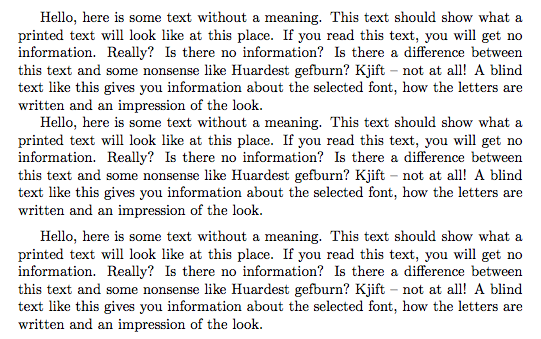
#> input picture images/text.png, 541 x 339 px
$ python -i line_seg.py   (imports and definitions only)
#> lines starting #> are read from the running program, lines starting #| are printed output that depends on the picture; after the words box and inside, x2 and y2 are one past the last pixel; in counts of white or black regions, pixels touching at a corner belong together
import numpy as np
import cv2
# [1 line not run here, left out]


def line_seg():
    im = cv2.imread('images/text.png')
#> im is the input picture: shape (339, 541, 3); mean B, G, R 228.1, 227.7, 228.1
    im = cv2.resize(im,None,fx=4,fy=4,interpolation=cv2.INTER_CUBIC)
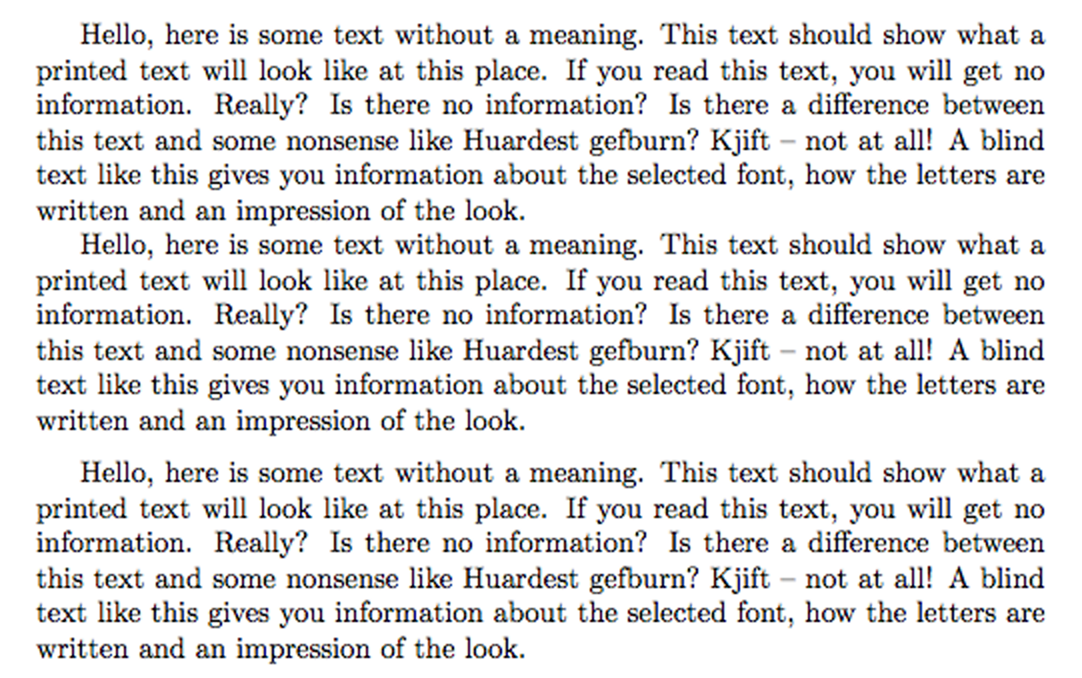
#> im: shape (1356, 2164, 3) (shown at 1/2 size); mean B, G, R 226.8, 226.4, 226.9
    height = im.shape[0]
#> height = 1356
    width = im.shape[1]
#> width = 2164
    imgray = cv2.cvtColor(im,cv2.COLOR_BGR2GRAY)
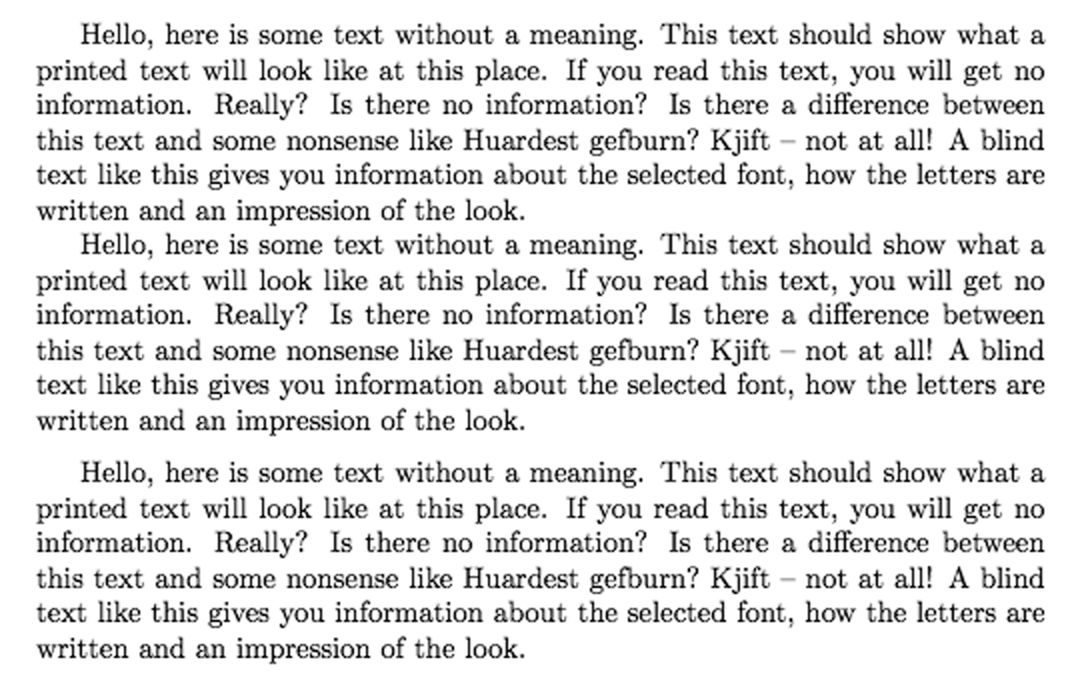
#> imgray: shape (1356, 2164) (shown at 1/2 size); min 0, max 255, mean 226.6
    thresh = cv2.threshold(imgray,0,255,cv2.THRESH_BINARY_INV+cv2.THRESH_OTSU)[1]
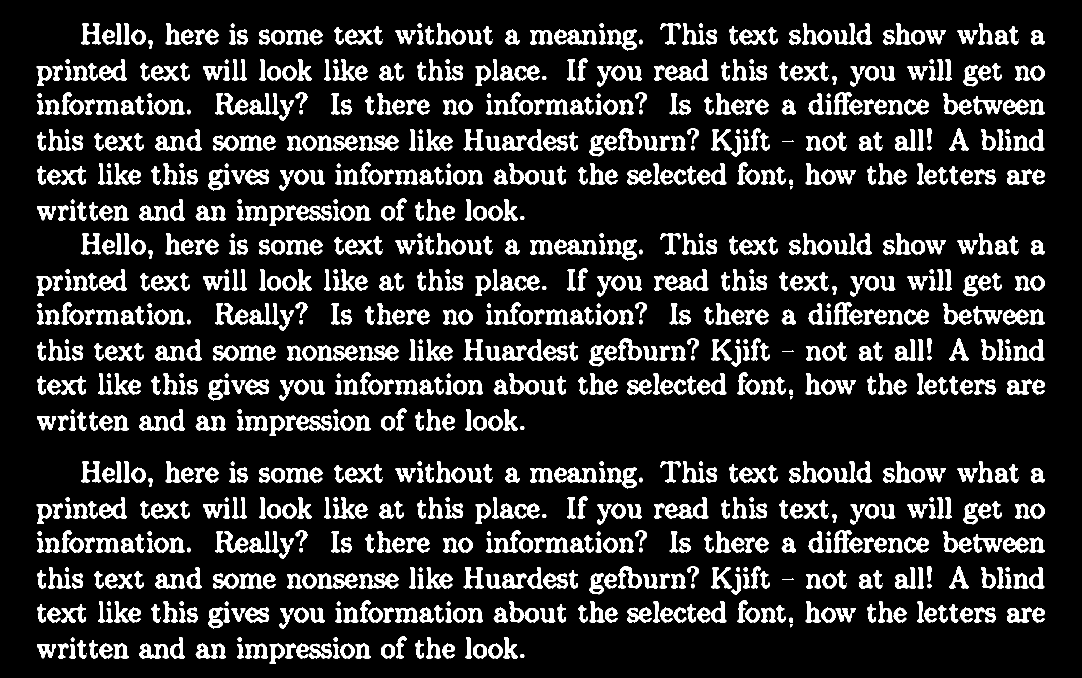
#> thresh: shape (1356, 2164) (shown at 1/2 size); 14.9% white; 1113 white regions (36 under 20 px), largest, box (x1, y1, x2, y2) and area: (718, 271, 797, 301) 1299, (718, 691, 797, 721) 1299, (718, 1147, 797, 1177) 1299

    kernel = np.ones((5,5),np.uint8)
    blob = cv2.dilate(thresh,kernel,iterations = 1)
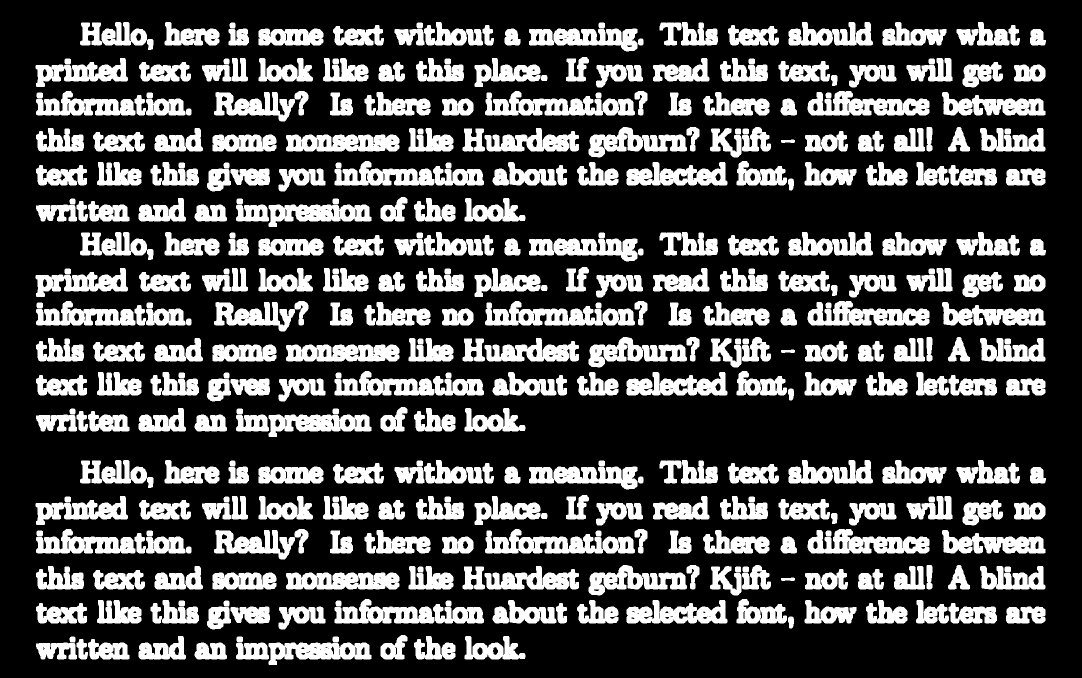
#> blob: shape (1356, 2164) (shown at 1/2 size); 27.7% white; 390 white regions, largest, box (x1, y1, x2, y2) and area: (970, 182, 1270, 231) 8435, (970, 602, 1270, 651) 8435, (970, 1058, 1270, 1107) 8435
    lcount = np.zeros(shape=(height,))
#> lcount = 1356 values from 0 to 0
    for y in range(height):
        for x in range(width):
            if blob[y][x] == 255:
                lcount[y] += 1

    #print(lcount)
    line_seg = []
    for z in range(len(lcount)):
        if z>=2 and z <= len(lcount)-3:
            if lcount[z] == 0 and max(lcount[z-2:z+3]) == 0:
                line_seg.append(z)
#> after the loop, line_seg = 191 values from 2 to 1353

    #print(line_seg)
    rem_list = []
    final_seg = []
    for z in range(len(line_seg)):
        if z > 1 and z < len(line_seg)-1:
            if line_seg[z] == line_seg[z-1] +1:
                rem_list.append(line_seg[z-1])
            elif line_seg[z] != line_seg[z-1] +1 and line_seg[z-1] == line_seg[z-2] +1 and line_seg[z+1] == line_seg[z]+1:
                rem_list.append(line_seg[z-1])
                avg = int(sum(rem_list)/len(rem_list))
                final_seg.append(avg)
                rem_list = []
            elif line_seg[z] != line_seg[z-1] +1 and line_seg[z-1] == line_seg[z-2] +1 and line_seg[z+1] != line_seg[z]+1:
                rem_list.append(line_seg[z - 1])
                avg = int(sum(rem_list) / len(rem_list))
                final_seg.append(avg)
                rem_list = []
                final_seg.append(line_seg[z])
            elif line_seg[z] != line_seg[z-1] +1 and line_seg[z-1] != line_seg[z-2] +1 and line_seg[z+1] == line_seg[z]+1:
                rem_list.append(line_seg[z])
            else:
                final_seg.append(line_seg[z])
        elif z == 0:
            if line_seg[z] == line_seg[z+1] -1:
                rem_list.append(line_seg[z])
            else:
                final_seg.append(line_seg[z])
        elif z == 1:
            if line_seg[z] == line_seg[z-1] + 1 and line_seg[z] != line_seg[z+1] - 1:
                rem_list.append(line_seg[z])
                avg = int(sum(rem_list) / len(rem_list))
                final_seg.append(avg)
                rem_list = []
            elif line_seg[z] != line_seg[z-1] + 1 and line_seg[z] != line_seg[z+1] - 1:
                final_seg.append(line_seg[z])
        elif z == len(line_seg) -1:
            if line_seg[z] != line_seg[z-1] + 1:
                final_seg.append(line_seg[z])
            elif line_seg[z] == line_seg[z-1] + 1 and line_seg[z-1] != line_seg[z-2] + 1:
                rem_list.append(line_seg[z-1])
                rem_list.append(line_seg[z])
                avg = int(sum(rem_list) / len(rem_list))
                final_seg.append(avg)
                rem_list = []
            elif line_seg[z] == line_seg[z-1] + 1 and line_seg[z-1] == line_seg[z-2] + 1:
                rem_list.append(line_seg[z - 1])
                rem_list.append(line_seg[z])
                avg = int(sum(rem_list) / len(rem_list))
                final_seg.append(avg)
                rem_list = []
    return final_seg

>>> result = line_seg()
